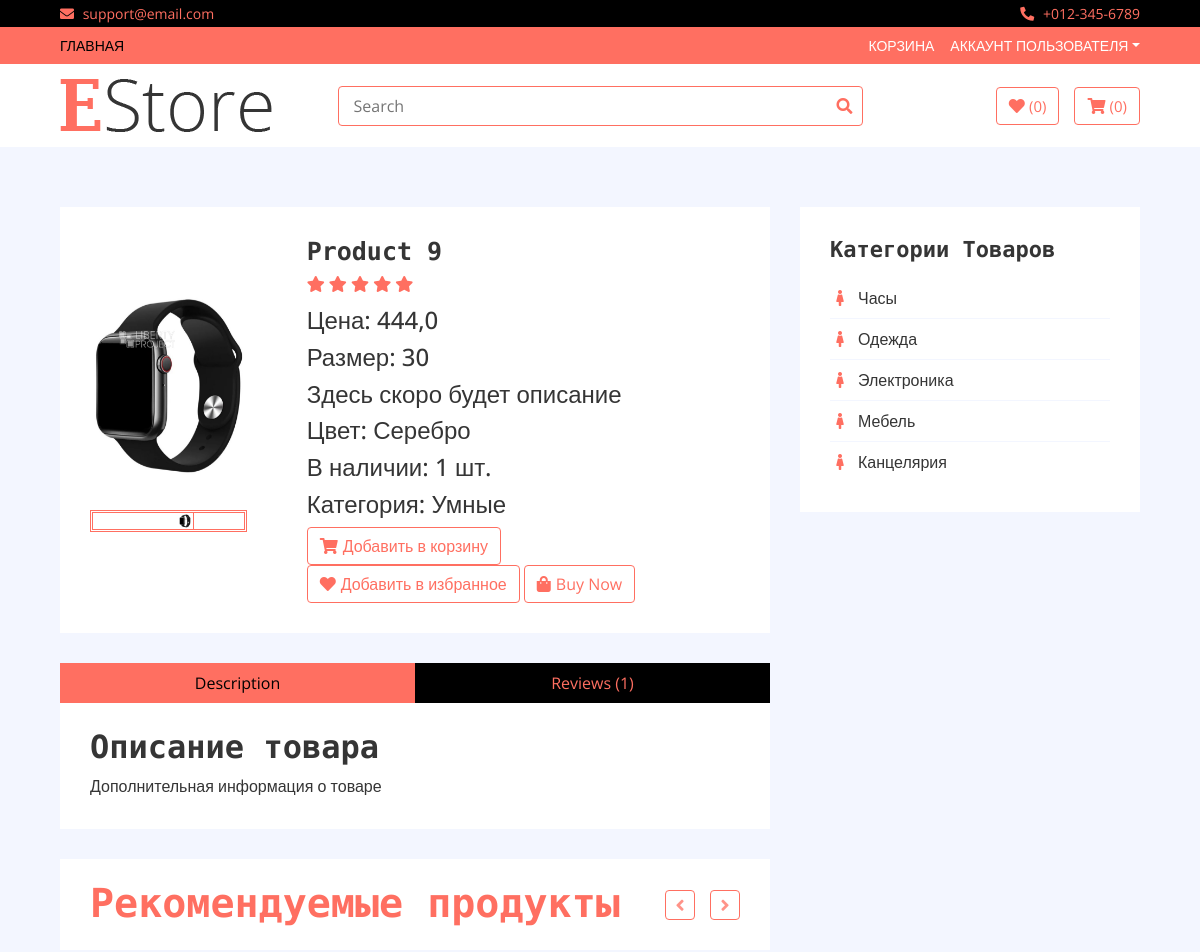
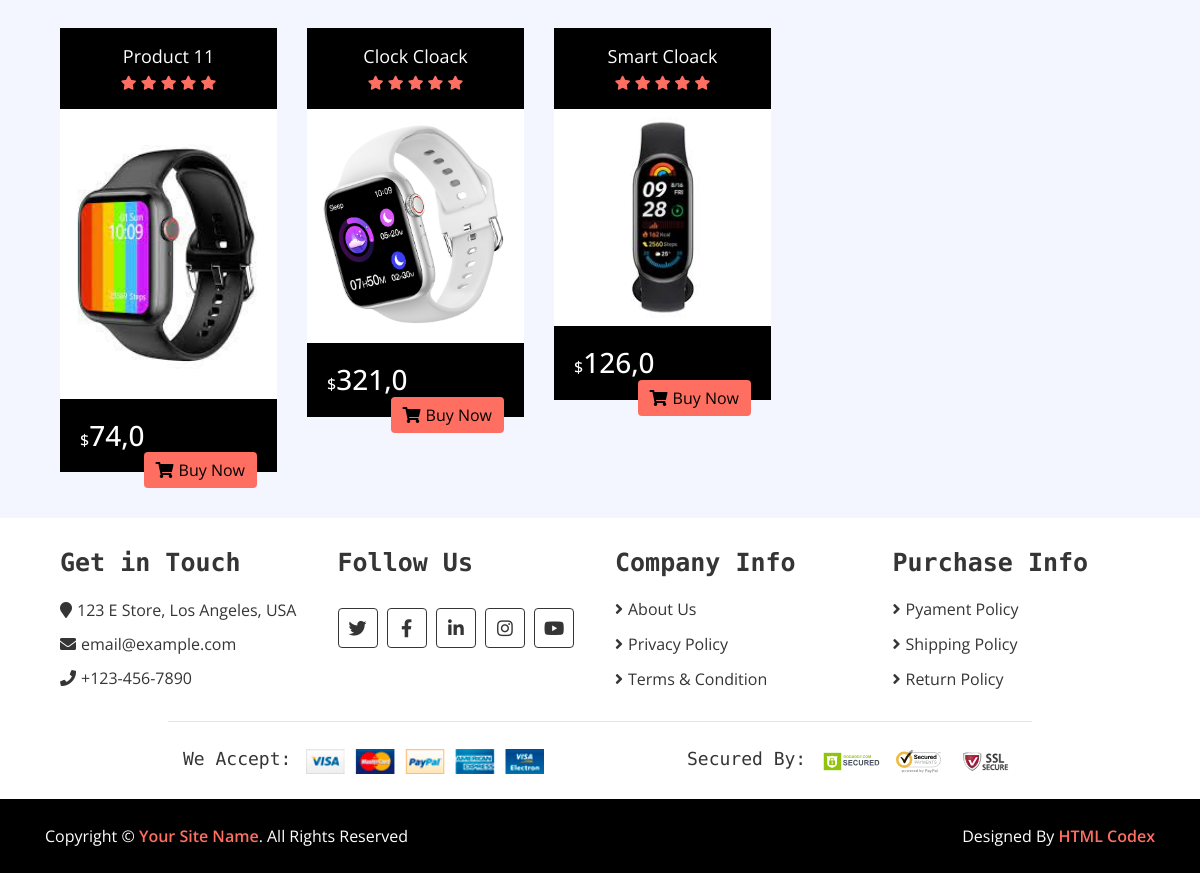
The page /product/product-9/ on the database its author committed (2 pictures, top to bottom).
### shop/models.py (models this page shows, shortened)
class Galery(models.Model):
    image = models.ImageField(upload_to="products/", verbose_name="Изображение")
    product = models.ForeignKey(
        Product,
        related_name="images",
        on_delete=models.CASCADE,
    )
    class Meta:
        verbose_name = "Изображения"
        verbose_name_plural = "Галерея товаров"

class Product(models.Model):
    title = models.CharField(
        max_length=250,
        verbose_name="Наименование товара",
    )
    price = models.FloatField(verbose_name="Цена товара")
    created_at = models.DateTimeField(
        auto_now_add=True,
        verbose_name="Дата создания",
    )
    watched = models.IntegerField(
        default=0,
        verbose_name="Количество просмотров",
    )
    quantity = models.IntegerField(
        default=0,
        verbose_name="Количество на складе",
    )
    description = models.TextField(
        default="Здесь скоро будет описание", verbose_name="Описание товара"
    )
    info = models.TextField(
        default="Дополнительная информация о товаре",
        verbose_name="Информация о товаре",
    )
    category = models.ForeignKey(
        Category,
        related_name="products",
        verbose_name="Категории",
        on_delete=models.CASCADE,
    )
    slug = models.SlugField(
        unique=True,
        null=True,
    )
    size = models.IntegerField(default=30, verbose_name="Размер в мм")
    color = models.CharField(
        default="Серебро", max_length=30, verbose_name="Цвет/Материал"
    )
    def get_absolute_url(self):
        return reverse("product_page", kwargs={"slug": self.slug})
    def get_first_photo(self):
        if self.images.all():
            return self.images.first().image.url
    class Meta:
        verbose_name = "Продукт"
        verbose_name_plural = "Продукты"

class Category(models.Model):
    title = models.CharField(
        max_length=150,
        verbose_name="Имя категории",
    )
    image = models.ImageField(
        upload_to="categories/",
        verbose_name="Изображение категории",
        null=True,
        blank=True,
    )
    slug = models.SlugField(unique=True, null=True)
    parent = models.ForeignKey(
        "self",
        on_delete=models.CASCADE,
        null=True,
        blank=True,
        verbose_name="Категория",
        related_name="subcategories",
    )
    class Meta:
        verbose_name = "Категория"
        verbose_name_plural = "Категории"

### shop/views.py (the view)
# urls.py: path("product/<slug:slug>/", views.ProductPage.as_view(), name="product_page"),
class ProductPage(DetailView):
    model = Product
    template_name = "shop/product_page.html"
    context_object_name = "product"
    def get_context_data(self, **kwargs):
        context = super().get_context_data()
        product = Product.objects.get(slug=self.kwargs["slug"])
        products = Product.objects.filter(category=product.category).exclude(
            slug=self.kwargs["slug"]
        )
        products = products.order_by("?")
        context["products"] = products
        return context

### shop/templatetags/shop_tags.py (called while the page is built)
@register.simple_tag()
def get_all_parent_category():
    return Category.objects.filter(parent=None)

### shop/templates/shop/product_page.html (shortened to what this page needs)
{% extends "base.html" %}
{% load shop_tags %}
{% block main %}
    {% get_all_parent_category as parent_categories%}
        <div class="product-detail">
            <div class="container-fluid">
                <div class="row">
                    <div class="col-lg-8">
                        <div class="product-detail-top">
                            <div class="row align-items-center">
                                {% include "shop/components/_product_slider.html" %}
                                {% include "shop/components/_product_detail.html" %}
                            </div>
                        </div>
                        {% include "shop/components/_product_detail_bottom.html" %}
                        {% include "shop/components/_related_products.html" %}
                    </div>
                    <div class="col-lg-4 sidebar">
                        <div class="sidebar-widget category">
                            <h2 class="title">Категории товаров</h2>
                            <nav class="navbar bg-light">
                                <ul class="navbar-nav">
                                    {% for category in parent_categories  %}
                                        <li class="nav-item">
                                            <a class="nav-link" href="{%  url 'category_detail' category.slug %}"><i class="fa fa-female"></i>{{ category.title }}</a>
                                        </li>
                                    {% endfor %}
                                </ul>
                            </nav>
                        </div>
                    </div>
                </div>
            </div>
        </div>
{% endblock main %}

### shop/templates/shop/components/_product_slider.html
<div class="col-md-4">
    <div class="product-slider-single normal-slider">
        {% for img in product.images.all  %}
            <img src="{{ img.image.url }}" alt="Product Image">
        {% endfor %}
    </div>
    <div class="product-slider-single-nav normal-slider">
        {% for img in product.images.all  %}
            <div class="slider-nav-img"><img src="{{ img.image.url }}" alt="Product Image"></div>
        {% endfor %}
    </div>
</div>

### shop/templates/shop/components/_product_detail.html
<div class="col-md-7">
    <div class="product-content">
        <div class="title"><h2>{{ product.title }}</h2></div>
        <div class="ratting">
            <i class="fa fa-star"></i>
            <i class="fa fa-star"></i>
            <i class="fa fa-star"></i>
            <i class="fa fa-star"></i>
            <i class="fa fa-star"></i>
        </div>
        <div class="p-price">
            <h4>Цена: {{ product.price }}</h4>
        </div>
        <div>
            <h4>Размер: {{ product.size }}</h4>
        </div>
        <div>
            <h4>{{ product.description }}</h4>
        </div>
        <div >
            <h4>Цвет: {{ product.color }}</h4>
        </div>
        <div class="p-quantity">
            <h4>В наличии: {{ product.quantity }} шт.</h4>
        </div>
        <div class="p-category">
            <h4>Категория: {{ product.category.title }}</h4>
        </div>
        <div class="action">
            <a class="btn" href="#"><i class="fa fa-shopping-cart"></i>Добавить в корзину</a>
            <a class="btn" href="#"><i class="fa fa-heart me-2"></i>Добавить в избранное</a>
            <a class="btn" href="#"><i class="fa fa-shopping-bag"></i>Buy Now</a>
        </div>
    </div>
</div>

### shop/templates/shop/components/_product_detail_bottom.html (shortened to what this page needs)
<div class="row product-detail-bottom">
    <div class="col-lg-12">
        <ul class="nav nav-pills nav-justified">
            <li class="nav-item">
                <a class="nav-link active" data-toggle="pill" href="#description">Description</a>
            </li>
            <li class="nav-item">
                <a class="nav-link" data-toggle="pill" href="#reviews">Reviews (1)</a>
            </li>
        </ul>
        <div class="tab-content">
            <div id="description" class="container tab-pane active">
                <h2>Описание товара</h4>
                <p>
                    {{ product.info}}
                </p>
            </div>
        </div>
    </div>
</div>

### shop/templates/shop/components/_related_products.html (shortened to what this page needs)
<div class="product">
    <div class="section-header">
        <h1>Рекомендуемые продукты</h1>
    </div>
    <div class="row align-items-center product-slider product-slider-3">
        {% for product in products  %}
            <div class="col-lg-6">
                {% include "shop/components/_product_card.html" %}
            </div>
        {% endfor %}
    </div>
</div>

### shop/templates/shop/components/_product_card.html (shortened to what this page needs)
    <div class="product-item">
        <div class="product-title">
            <a href="{{ product.get_absolute_url }}">{{ product.title }}</a>
            <div class="ratting">
                <i class="fa fa-star"></i>
                <i class="fa fa-star"></i>
                <i class="fa fa-star"></i>
                <i class="fa fa-star"></i>
                <i class="fa fa-star"></i>
            </div>
        </div>
        <div class="product-image">
            <a href="product-detail.html">
                <img src="{{ product.get_first_photo }}" alt="Product Image">
            </a>
        </div>
        <div class="product-price">
            <h3><span>$</span>{{ product.price }}</h3>
            <a class="btn" href="{% url 'product_page' product.slug %}"><i class="fa fa-shopping-cart"></i>Buy Now</a>
        </div>
    </div>

### shop/static/shop/css/style.css (style rules this page uses)
a { color: #FF6F61; }
h1 { font-family: 'Source Code Pro', monospace; font-weight: 900; }
h2 { font-family: 'Source Code Pro', monospace; font-weight: 700; }
@media (min-width: 992px) { .container-fluid { padding-right: 60px; padding-left: 60px; } }
.btn { color: #FF6F61; background: #ffffff; border: 1px solid #FF6F61; }
.nav { position: relative; }
@media (min-width: 768px) { .nav, .nav .navbar { background: #FF6F61 !important; } }
.category { position: relative; padding: 0 15px; margin-bottom: 30px; }
.product-item { position: relative; }
.product-item .product-title { padding: 15px; text-align: center; background: #000000; transition: all .3s; }
.product-item .product-title a, .product-item .product-title .ratting { position: relative; width: 100%; }
.product-item .product-title a { margin-bottom: 5px; color: #ffffff; font-size: 18px; }
.product-item .product-title .ratting i { font-size: 14px; color: #FF6F61; }
.product-item .product-image { position: relative; overflow: hidden; }
.product-item .product-image a { display: block; background: #ffffff; transition: .3s; }
.product-item .product-image img { width: 100%; transition: all .3s; }
.product-item .product-price { padding: 20px; background: #000000; transition: all .3s; }
.product-item .product-price h3 { display: inline-block; color: #ffffff; margin: 0; }
.product-item .product-price h3 span { font-size: 16px; }
.product-item .product-price .btn { float: right; border: none; color: #000000; background: #FF6F61; }
.product-item .product-price .btn i { margin-right: 5px; }
.product .section-header { margin-bottom: 30px; padding: 20px 30px 15px 30px; color: #FF6F61; background: #ffffff; }
.product-detail { position: relative; width: 100%; padding: 30px 0; }
.product-detail .product-detail-top, .product-detail .product-detail-bottom { margin-bottom: 30px; }
.product-detail .product-detail-top { padding: 0; background: #ffffff; }
.product-detail .product-slider-single img { width: 100%; }
.product-detail .product-slider-single-nav { margin: 15px 30px 30px 30px; border: 3px double #FF6F61; }
.product-detail .product-slider-single-nav .slider-nav-img { border-right: 1px solid #FF6F61; overflow: hidden; }
.product-detail .product-slider-single-nav img { width: 100%; transition: all .3s; }
.product-detail .product-content, .product-detail .product-content .title, .product-detail .product-content .ratting, .product-detail .product-content .price, .product-detail .product-content .details, .product-detail .product-content .quantity, .product-detail .product-content .action { position: relative; width: 100%; }
.product-detail .product-content { padding: 30px; }
@media (min-width: 768px) { .product-detail .product-content { padding-left: 0; } }
.product-detail .product-content .title h2 { font-size: 25px; margin-bottom: 5px; }
.product-detail .product-content .ratting { margin-bottom: 10px; }
.product-detail .product-content .ratting i { color: #FF6F61; font-size: 16px; }
.product-detail .product-content .action a:first-child { margin-right: 11px; }
.product-detail .product-content .action a i { margin-right: 5px; }
.product-detail .nav.nav-pills .nav-link { color: #FF6F61; background: #000000; border-radius: 0; transition: all .3s; }
.product-detail .nav.nav-pills .nav-link:hover, .product-detail .nav.nav-pills .nav-link.active { color: #000000; background: #FF6F61; }
.product-detail .tab-content { background: #ffffff; padding: 25px 15px 15px 15px; }
.sidebar-widget { padding: 30px; background: #ffffff; }
.sidebar-widget .title { position: relative; font-size: 22px; text-transform: capitalize; margin-bottom: 15px; }
.sidebar-widget.category { margin: 0; }
.sidebar-widget.category .navbar { padding: 0; overflow: hidden; background: #ffffff !important; }
.sidebar-widget.category .navbar-nav { width: 100%; }
.sidebar-widget.category .navbar li { border-bottom: 1px solid #f3f6ff; }
.sidebar-widget.category .navbar li:last-child { border-bottom: none; }
.sidebar-widget.category .navbar a { color: #353535; }
.sidebar-widget.category .navbar i { color: #FF6F61; width: 20px; text-align: center; margin-right: 8px; }

### rows shown on the page
Galery: image (picture)
Product: title "Product 9", price "444,0", size "30", description "Здесь скоро будет описание", color "Серебро", quantity "1", category "Умные", info "Дополнительная информация о товаре"
Product: title "Product 11", get_first_photo (picture), price "74,0"
Product: title "Clock Cloack", get_first_photo (picture), price "321,0"
Product: title "Smart Cloack", get_first_photo (picture), price "126,0"
Category: title "Часы"
Category: title "Одежда"
Category: title "Электроника"
Category: title "Мебель"
Category: title "Канцелярия"
